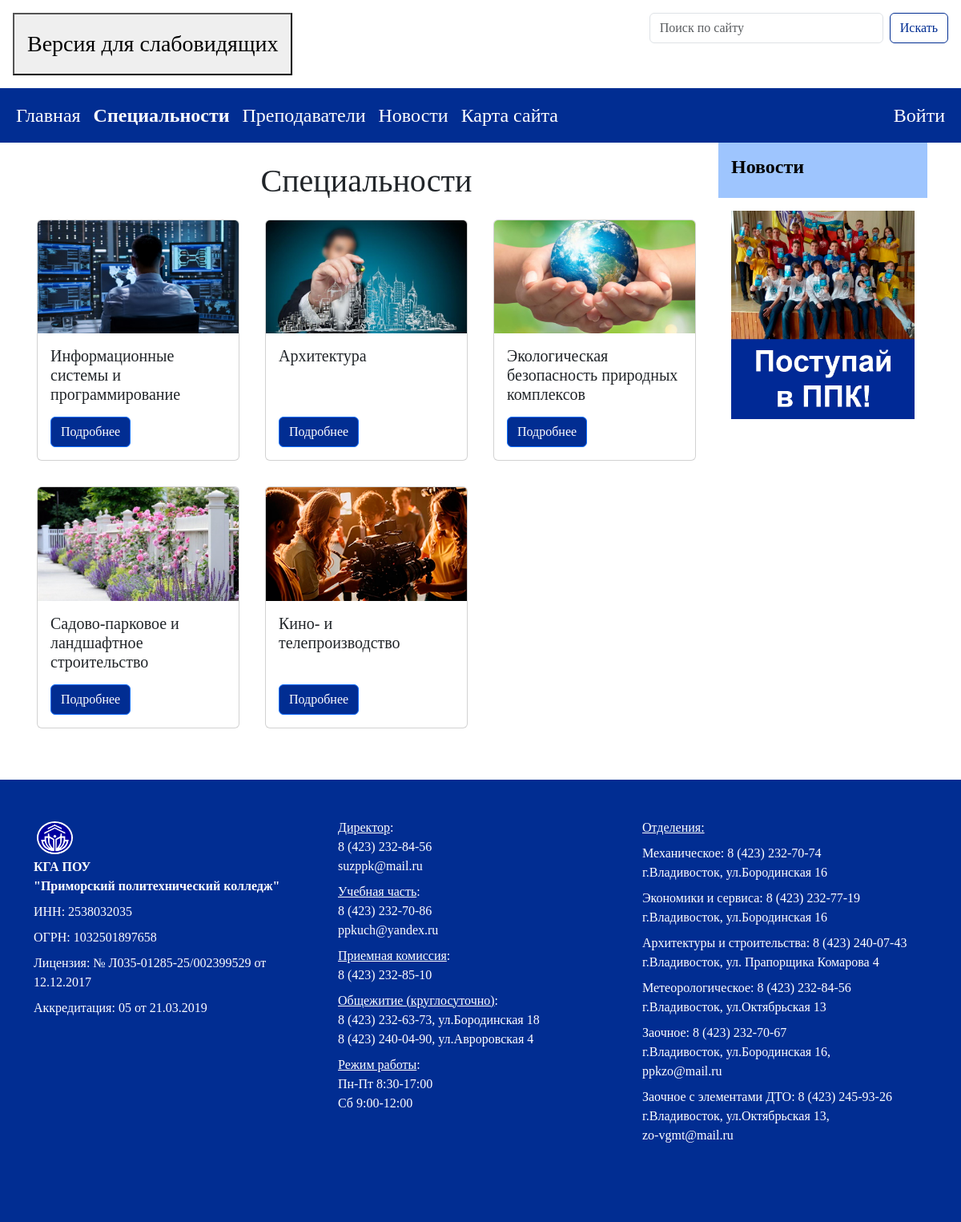
Before: /specialities with the older database file.
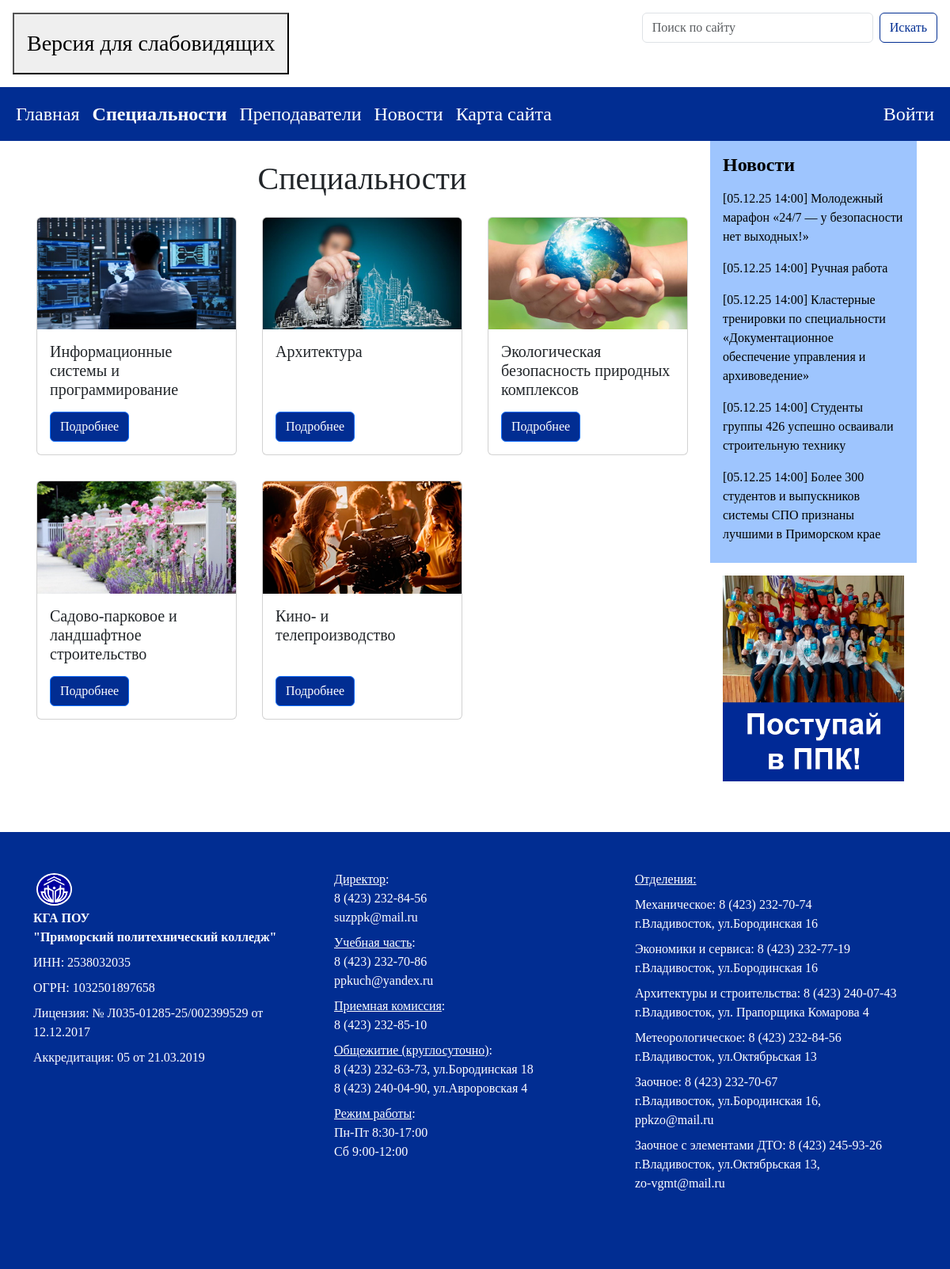
After: the same page with the newer database file.
### main/models.py (models this page shows, shortened)
class Specialty(models.Model):
    title = models.CharField('Название', max_length=100)
    code = models.CharField('Код', max_length=20)
    qualification = models.CharField('Квалификация', max_length=100)
    description = models.TextField('Описание')
    form_of_education = models.CharField('Форма обучения', max_length=20)
    education_level = models.CharField('Уровень образования', max_length=20)
    period_of_study = models.CharField('Срок обучения', max_length=20)
    image_main = models.ImageField('Главная картинка', blank=True, null=True, upload_to='images')
    image_description = models.ImageField('Картинка в описании', blank=True, null=True, upload_to='images')
    lastedit_date = models.DateTimeField()
    class Meta:
        verbose_name = 'Специальность'
        verbose_name_plural = 'Специальности'

class News(models.Model):
    title = models.CharField('Заголовок', max_length=100)
    text = models.TextField('Текст')
    image = models.ImageField('Картинка', blank=True, null=True, upload_to='images')
    date = models.DateTimeField(auto_now_add=True)
    class Meta:
        verbose_name = 'Новость'
        verbose_name_plural = 'Новости'

### main/views.py (the view)
# urls.py: path('specialities', views.specialities, name='specialities'),
def specialities(request):
    specialities = Specialty.objects.all()
    news = News.objects.all()
    return render(request, 'main/specialties.html',
                  {'title': 'Специальности', 'specialities': specialities, 'news':news,'banners': ['1', '2', '3']})

### main/context_processors.py (called while the page is built)
def theme_context(request):
    theme_name = request.session.get('theme', settings.DEFAULT_THEME)
    return {
        'theme': settings.THEMES.get(theme_name, settings.THEMES[settings.DEFAULT_THEME]),
        'theme_name': theme_name,
        'available_themes': settings.THEMES,
        'DEFAULT_THEME': settings.DEFAULT_THEME,
    }

### main/templates/main/specialties.html (shortened to what this page needs)
{% extends 'main/layout.html' %}
{% block content %}
<div class="row">
    <div class="col-sm-9">
        <div class="row justify-content-center pt-4">
            <div class="col-md-auto">
                <h1>Специальности</h1>
            </div>
        </div>
        <div class="row">
            {% for spec in specialities %}
            <div class="col-sm-4 p-3">
                <div class="card h-100">
                    <img src="{{ spec.image_main.url }}" class="card-img-top" alt="...">
                    <div class="card-body d-flex align-items-start flex-column">
                        <h5 class="card-title mb-auto">{{ spec.title }}</h5>
                        <a href="{% url 'specialty-detail' spec.id %}" class="btn btn-primary bg-main-ppk mt-3">Подробнее</a>
                    </div>
                </div>
            </div>
            {% endfor %}
        </div>
    </div>
    <div class="col-sm-3">
        <div class="p-3 bg-secondary-ppk">
                <h4 class="fw-bold">Новости</h4>
                <ul class="navbar-nav me-auto mb-2 mb-lg-0">
                    {% for new in news %}
                    <li class="nav-item">
                        <a class="nav-link"
                           href="{% url 'news' %}">[{{ new.date|date:"d.m.y H:i" }}] {{ new.title }}</a>
                    </li>
                    {% endfor %}
                </ul>
            </div>
        {% include 'main/banner.html' %}
    </div>
</div>
{% endblock %}

### main/templates/main/layout.html (shortened to what this page needs)
{% load static %}
<!doctype html>
<html lang="ru">
<head>
    <link href="https://cdn.jsdelivr.net/npm/bootstrap@5.3.0/dist/css/bootstrap.min.css" rel="stylesheet"
>
    <link type="text/css" href="{% static 'main/css/style.css' %}" rel="stylesheet"/>
    {% if theme_name == 'default' %}
    <link type="text/css" href="{% static 'main/css/ppk_style.css' %}" rel="stylesheet"/>
    {% else %}
    <link type="text/css" href="{% static 'main/css/visually_impaired.css' %}" rel="stylesheet"/>
    {% endif %}
</head>
<body class="visually_impaired-mode">
<div class="p-3">
    <div class="row">
        <div class="col-sm-8">
            <form method="post" action="{% url 'set_theme' %}" style="display: inline;">
                <button type="submit" class="p-3 fs-3">
                    {% if theme_name == 'default' %}
                    Версия для слабовидящих
                    {% else %}
                    Оригинальная версия
                    {% endif %}
                </button>
            </form>
        </div>
        <div class="col-sm-4">
            <form class="d-flex" method="get" action="{% url 'search' %}">
                <input class="form-control me-2" type="search" name="search" placeholder="Поиск по сайту" aria-label="Search">
                <button class="btn btn-outline-ppk" type="submit">Искать</button>
            </form>
        </div>
    </div>
</div>
<nav class="navbar navbar-expand-lg bg-main-ppk">
    <div class="container-fluid">
        <div class="collapse navbar-collapse" id="navbarSupportedContent">
            <ul class="navbar-nav me-auto mb-2 mb-lg-0 ">
                <li class="nav-item">
                    <a class="nav-link text-white fs-4 {% if request.resolver_match.url_name == 'home' %}fw-bold{% endif %}"
                       aria-current="page" href="{% url 'home' %}">Главная</a>
                </li>
                <li class="nav-item">
                    <a class="nav-link text-white fs-4 {% if request.resolver_match.url_name == 'specialities' %}fw-bold{% endif %}"
                       href="{% url 'specialities' %}">Специальности</a>
                </li>
                <li class="nav-item">
                    <a class="nav-link text-white fs-4 {% if request.resolver_match.url_name == 'teachers' %}fw-bold{% endif %}"
                       href="{% url 'teachers' %}">Преподаватели</a>
                </li>
                <li class="nav-item">
                    <a class="nav-link text-white fs-4 {% if request.resolver_match.url_name == 'news' %}fw-bold{% endif %}"
                       href="{% url 'news' %}">Новости</a>
                </li>
                <li class="nav-item">
                    <a class="nav-link text-white fs-4 {% if request.resolver_match.url_name == 'sitemap' %}fw-bold{% endif %}"
                       href="{% url 'sitemap' %}">Карта сайта</a>
                </li>
            </ul>
            <div class="d-flex">
                <div class="m-2">
                    {% if request.user.is_authenticated %}
                    <div class="row">
                        <div class="col-sm-6">
                            <span class="nav-link text-white fs-4 fw-bold">{{ user.username }}</span>
                        </div>
                        <div class="col-sm-6">
                            <a class="nav-link text-white fs-4" href="{% url 'logout' %}">Выйти</a>
                        </div>
                    </div>
                    {% else %}
                    <a class="nav-link text-white fs-4" href="{% url 'login' %}">Войти</a>
                    {% endif %}
                </div>
            </div>
        </div>
    </div>
</nav>
<div class="container pb-5">
    {% block content %}{% endblock %}
</div>
</body>
<footer class="visually_impaired-mode text-white bg-main-ppk footer py-5">
    <div class="container ">
        <div class="row">
            <div class="col-sm-4  pb-5">
                <img src="/media/static_images/Logo.png" class="m-1"
                     style="border: 2px solid #ffffff; border-radius: 50%; border-width: 2px;" width="45" height="41"
                     alt="...">
                <div><strong>КГА ПОУ</strong></div>
                <div class="mb-2"><strong>"Приморский политехнический колледж"</strong></div>
                <div class="mb-2">ИНН: 2538032035</div>
                <div class="mb-2">ОГРН: 1032501897658</div>
                <div class="mb-2">Лицензия: № Л035-01285-25/002399529 от 12.12.2017</div>
                <div>Аккредитация: 05 от 21.03.2019</div>
            </div>
            <div class="col-sm-4 pb-5">
                <div>
                    <span style="text-decoration: underline;">Директор</span>:
                </div>
                <div>8 (423) 232-84-56</div>
                <div>
                    <a href="mailto:suzppk@mail.ru" class="nav-link">suzppk@mail.ru</a>
                </div>
                <div class="mt-2">
                <span style="text-decoration: underline;"
                      data-mce-style="text-decoration: underline;">Учебная часть</span>:
                </div>
                <div>8 (423) 232-70-86</div>
                <div>
                    <a href="mailto:ppkuch@yandex.ru" class="nav-link">ppkuch@yandex.ru</a>
                </div>
                <div class="mt-2">
                    <span style="text-decoration: underline;">Приемная комиссия</span>:
                </div>
                <div>8 (423) 232-85-10</div>
                <div class="mt-2">
                    <span style="text-decoration: underline;">Общежитие (круглосуточно)</span>:
                </div>
                <div>8 (423) 232-63-73, ул.Бородинская 18</div>
                <div>8 (423) 240-04-90, ул.Авроровская 4</div>
                <div class="mt-2">
                    <span style="text-decoration: underline;">Режим работы</span>:
                </div>
                <div>Пн-Пт 8:30-17:00</div>
                <div>Сб 9:00-12:00</div>
            </div>
            <div class="col-sm-4 pb-5">
                <div style="text-decoration: underline;" data-mce-style="text-decoration: underline;">Отделения:</div>
                <div class="mt-2">
                    <div>Механическое: 8 (423) 232-70-74</div>
                    <div>г.Владивосток, ул.Бородинская 16</div>
                </div>
                <div class="mt-2">
                    <div>Экономики и сервиса: 8 (423) 232-77-19</div>
                    <div>г.Владивосток, ул.Бородинская 16</div>
                </div>
                <div class="mt-2">
                    <div>Архитектуры и строительства: 8 (423) 240-07-43</div>
                    <div>г.Владивосток, ул. Прапорщика Комарова 4</div>
                </div>
                <div class="mt-2">
                    <div>Метеорологическое: 8 (423) 232-84-56</div>
                    <div>г.Владивосток, ул.Октябрьская 13</div>
                </div>
                <div class="mt-2">
                    <div>Заочное: 8 (423) 232-70-67</div>
                    <div>г.Владивосток, ул.Бородинская 16, <a href="mailto:ppkzo@mail.ru"
                                                              class="nav-link">ppkzo@mail.ru</a></div>
                </div>
                <div class="mt-2">
                    <div>Заочное с элементами ДТО: 8 (423) 245-93-26</div>
                    <div>г.Владивосток, ул.Октябрьская 13, <a href="mailto:zo-vgmt@mail.ru"
                                                              class="nav-link">zo-vgmt@mail.ru </a>
                    </div>
                </div>
            </div>
        </div>
    </div>
</footer>
</html>

### main/templates/main/banner.html
<div class="p-3">
    <a href="{% url 'home' %}">
        <img src="/media/static_images/Banner{{ banners|random }}.png" class="card-img-top" alt="...">
    </a>
</div>

### main/static/main/css/style.css (style rules this page uses)
body { font-family: Times New Roman; }

### main/static/main/css/ppk_style.css (style rules this page uses)
.bg-main-ppk { background-color: #012D92; }
.bg-secondary-ppk { background-color: #9ec5fe; color: black; }
.btn-outline-ppk { --bs-btn-color: #012D92; --bs-btn-border-color: #012D92; --bs-btn-hover-color: #fff; --bs-btn-hover-bg: #012D92; --bs-btn-hover-border-color: #012D92; --bs-btn-focus-shadow-rgb: 1, 45, 146; --bs-btn-active-color: #fff; --bs-btn-active-bg: #012D92; --bs-btn-active-border-color: #012D92; --bs-btn-active-shadow: inset 0 3px 5px rgba(0, 0, 0, 0.125); --bs-btn-disabled-color: #012D92; --bs-btn-disabled-bg: transparent; --bs-btn-disabled-border-color: #012D92; --bs-gradient: none; }

Changed rows visible on the page:
added News: date "05.12.25 14:00", title "Молодежный марафон «24/7 — у безопасности нет выходных!»"
added News: date "05.12.25 14:00", title "Ручная работа"
added News: date "05.12.25 14:00", title "Кластерные тренировки по специальности «Документационное обеспечение управления и архивоведение»"
added News: date "05.12.25 14:00", title "Студенты группы 426 успешно осваивали строительную технику"
added News: date "05.12.25 14:00", title "Более 300 студентов и выпускников системы СПО признаны лучшими в Приморском крае"
